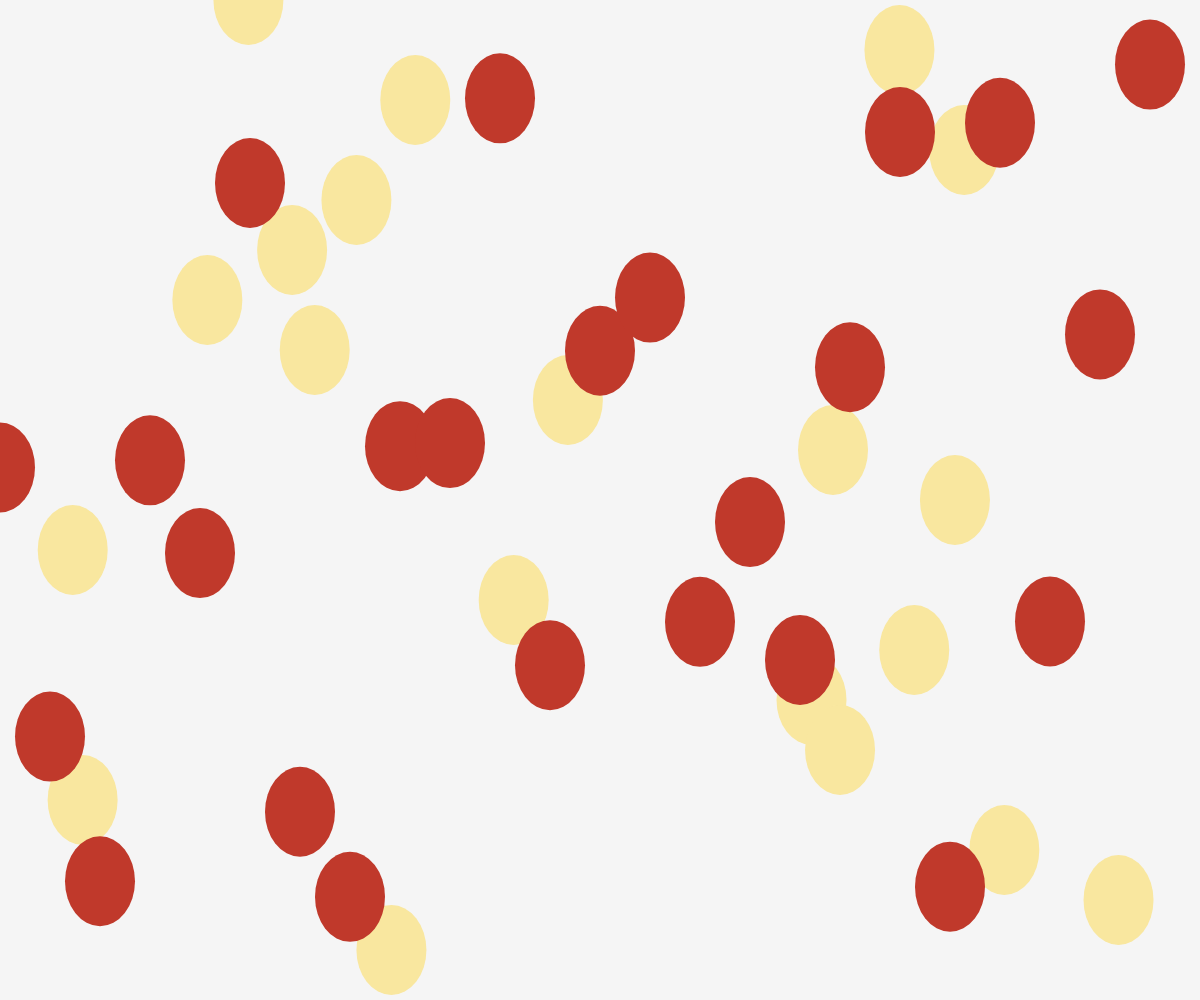
Frame 1 (no input)
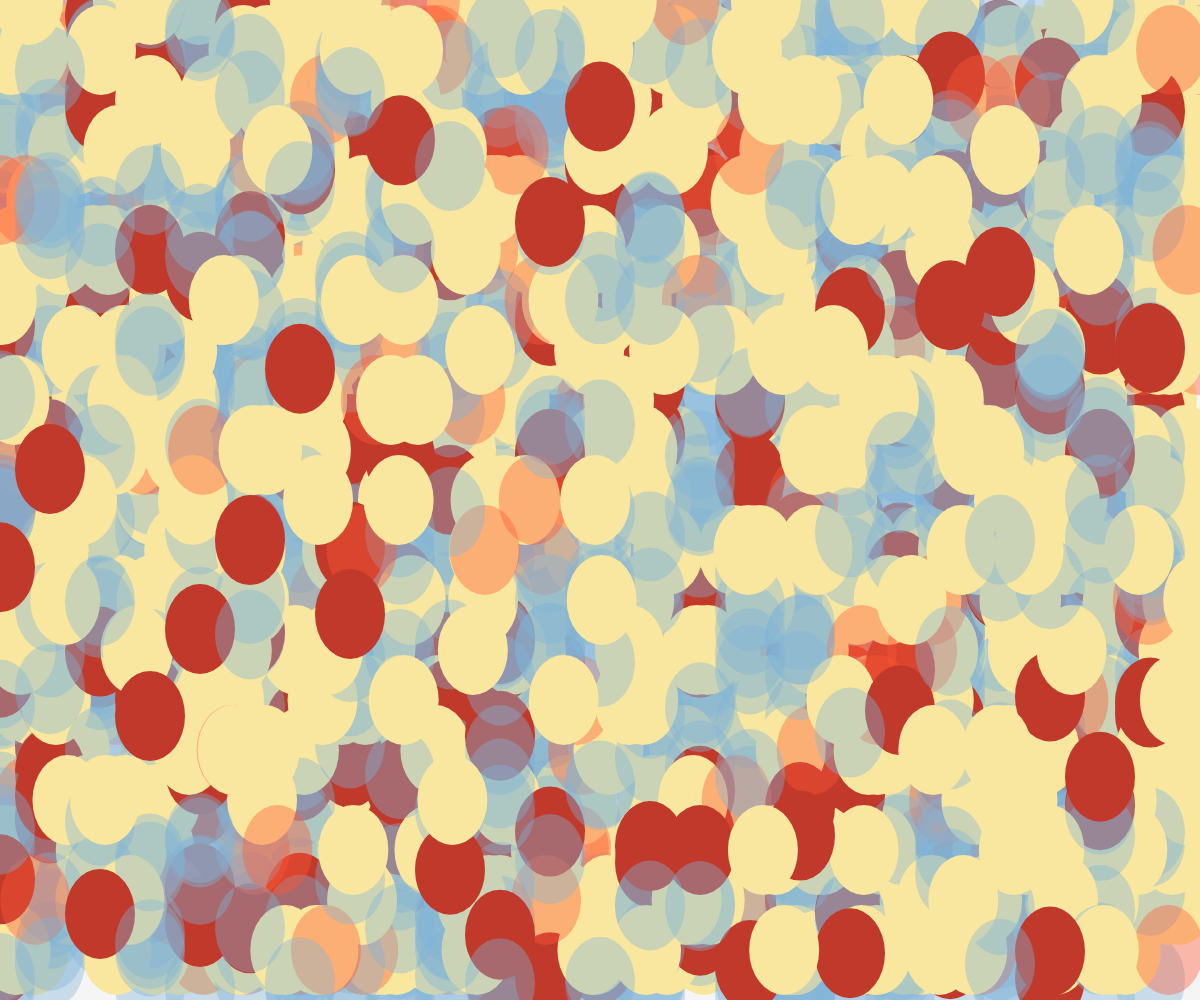
Frame 60 (no input)
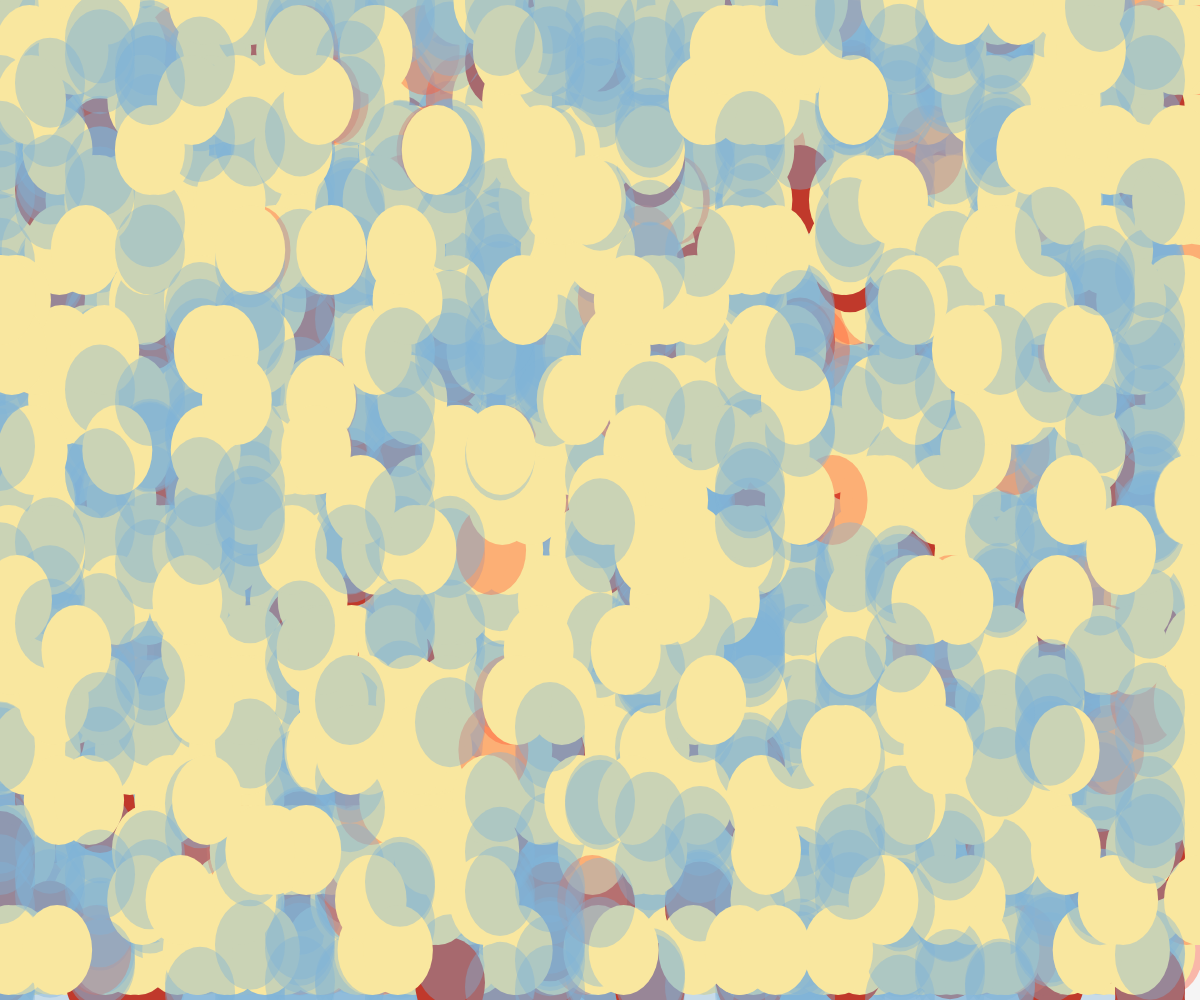
Frame 120 (the mouse pressed at the canvas centre since frame 60)

The p5.js sketch that drew these frames (run headless with seeded random() and noise() and a simulated clock; from frame 60 on, the mouse is pressed at the canvas centre):

// p5.js sketch
// ── sketch.js
function preload(){
  // put preload code here
}

function setup() {
  createCanvas(windowWidth,windowHeight)
  background(245, 245, 245)
}

function draw() {

  if(random()<0.1)
  {
   fill(255, 87, 51, 100);
  } else {
   fill(249, 231, 159);
  }
      for(var y = 0 ; y < windowHeight; y+=50)
      {
        noStroke();
        ellipse(random()* width, y, 70, 90);
      }

  if(random()<0.1)
{
   fill(192, 57, 43);
} else
{
   fill(127, 179, 213, 100);
}

  for(var x = 0 ; x < windowWidth ; x+= 50)
  {
    noStroke();
    ellipse(x, random()* height, 70, 90);
}
  }
